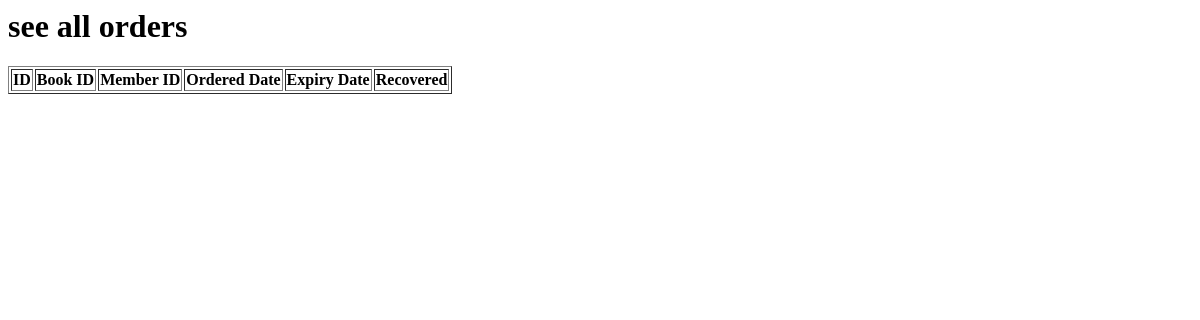
/gettAllOrders/, run on an earlier commit of the app's database.
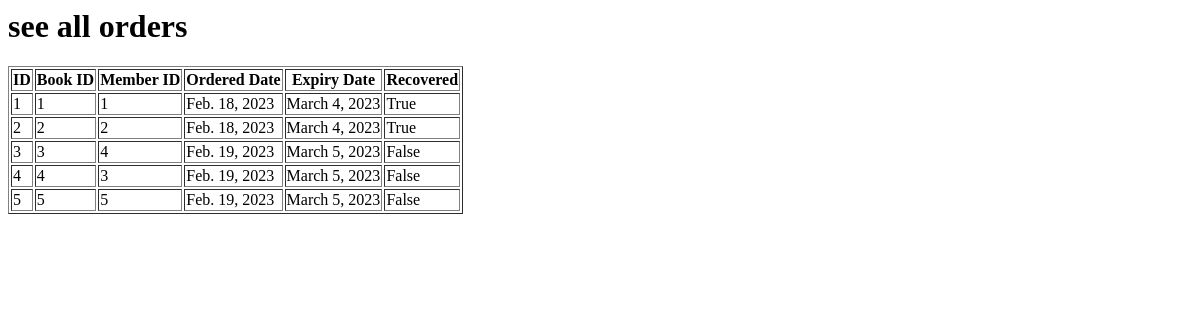
And on a later commit of the database.
### library/models.py (models this page shows)
class Order(models.Model):
    member = models.ForeignKey(Member, on_delete=models.PROTECT)
    book = models.ForeignKey(Book, on_delete=models.PROTECT)
    orderedDate = models.DateField(auto_now_add=True)
    expiryDate = models.DateField(default=expiry)
    recovered = models.BooleanField(default=False)

### library/views.py (the view)
# urls.py: path("gettAllOrders/", views.getAllOrders, name="getAllOrders"),
def getAllOrders(request):
    query_set = models.Order.objects.all()
    for order in query_set:
        print(order)
    return render(request, "getAllOrders.html", {"Orders": query_set})

### library/templates/getAllOrders.html (shortened to what this page needs)
<thml>
    <head>
    </head>
    <body>
        <h1>see all orders</h1>
        <table border="1">
            <thead>
                <th>ID</th>
                <th>Book ID</th>
                <th>Member ID</th>
                <th>Ordered Date</th>
                <th>Expiry Date</th>
                <th>Recovered</th>
            </thead>
            {% for Order in Orders %}
            <tr>
            <td>{{Order.id}}</td>
            <td>{{Order.book_id}}</td>
            <td>{{Order.member_id}}</td>
            <td>{{Order.orderedDate}}</td>
            <td>{{Order.expiryDate}}</td>
            <td>{{Order.recovered}}</td>
            </tr>
            {% endfor %}
        </table>
    </body>
</html>

What changed in the data, as far as the page shows it:
added Order: id "1", book_id "1", member_id "1", orderedDate "Feb. 18, 2023", expiryDate "March 4, 2023", recovered "True"
added Order: id "2", book_id "2", member_id "2", orderedDate "Feb. 18, 2023", expiryDate "March 4, 2023", recovered "True"
added Order: id "3", book_id "3", member_id "4", orderedDate "Feb. 19, 2023", expiryDate "March 5, 2023", recovered "False"
added Order: id "4", book_id "4", member_id "3", orderedDate "Feb. 19, 2023", expiryDate "March 5, 2023", recovered "False"
added Order: id "5", book_id "5", member_id "5", orderedDate "Feb. 19, 2023", expiryDate "March 5, 2023", recovered "False"
